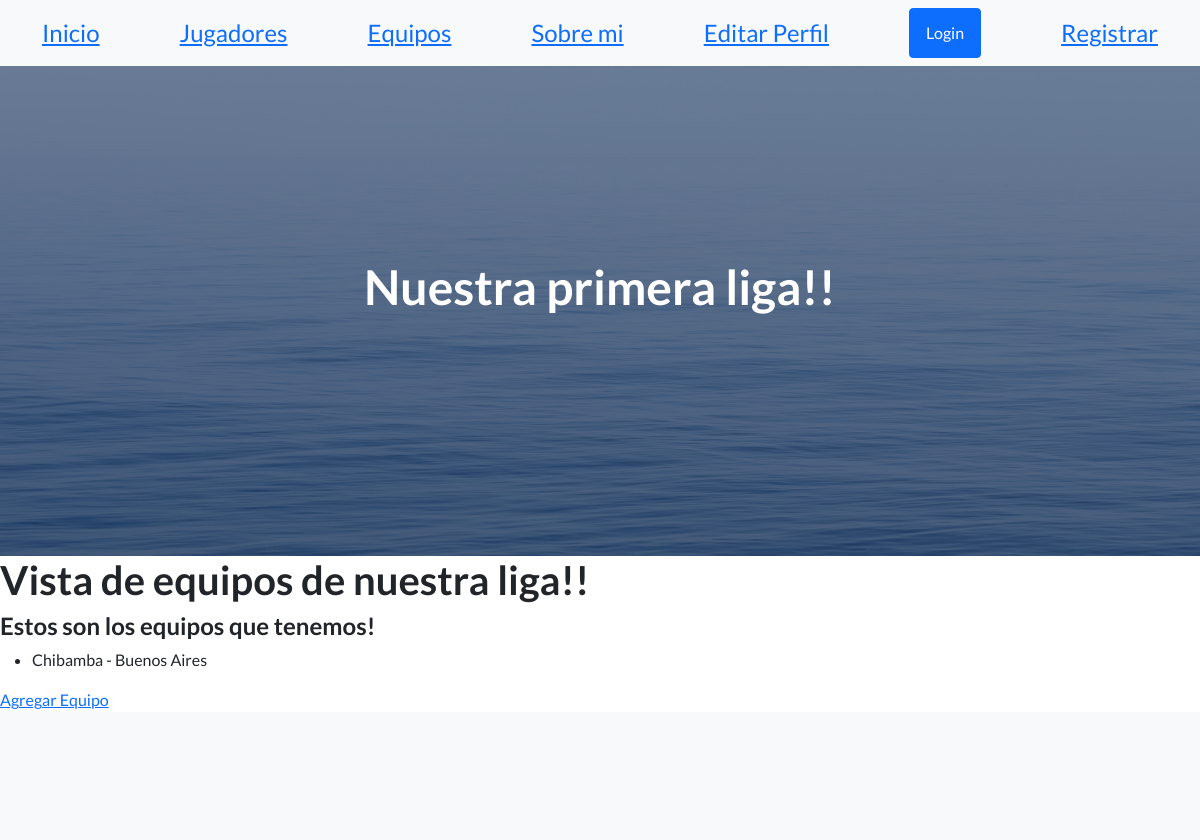
The page /app-coder/equipos/ on the database as committed earlier.
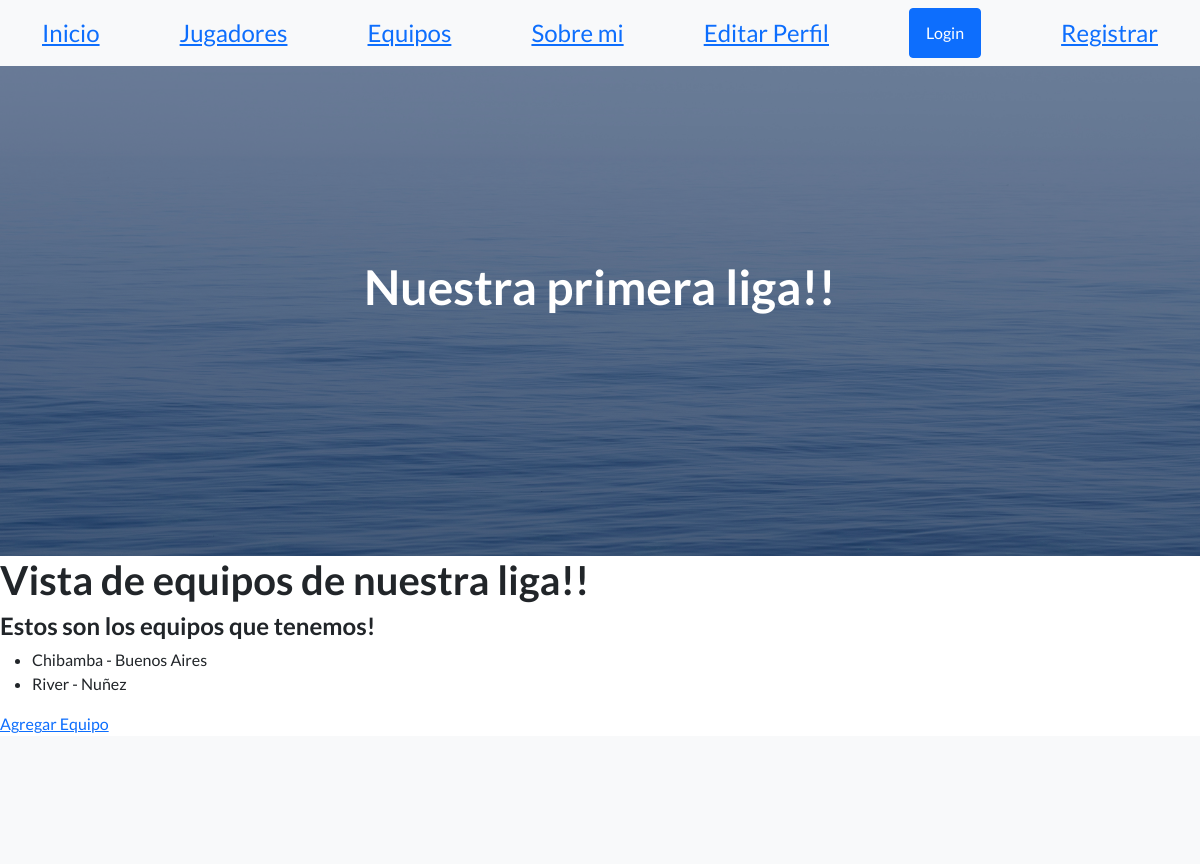
The same page on the database as committed later.
### AppCoder/models.py (models this page shows, shortened)
class Equipo(models.Model):
    nombre = models.CharField( max_length=50)
    ciudad = models.CharField(max_length=50,null=True)

### AppCoder/views.py (the view)
# urls.py: path("equipos/", equipos, name="Equipos"),
def equipos(request):
    lista = Equipo.objects.all()
    return render(request, "equipos.html", {"lista_equipos":lista})

### AppCoder/Template/equipos.html
{% extends 'padre.html' %}
{% load static %}
{% block contenidoQueCambia %}
<h1>Vista de equipos de nuestra liga!!</h1>
<h4>Estos son los equipos que tenemos!</h4>
<ul>
        {% for equipo in lista_equipos %}
            <li>{{equipo.nombre}} - {{equipo.ciudad}}</li>
        {% endfor %}
</ul>
<a href="{% url "EquipoFormulario" %}">Agregar Equipo</a>
{% endblock contenidoQueCambia %}

Rows that differ between the two databases and show on the page:
added Equipo: nombre "River", ciudad "Nuñez"
